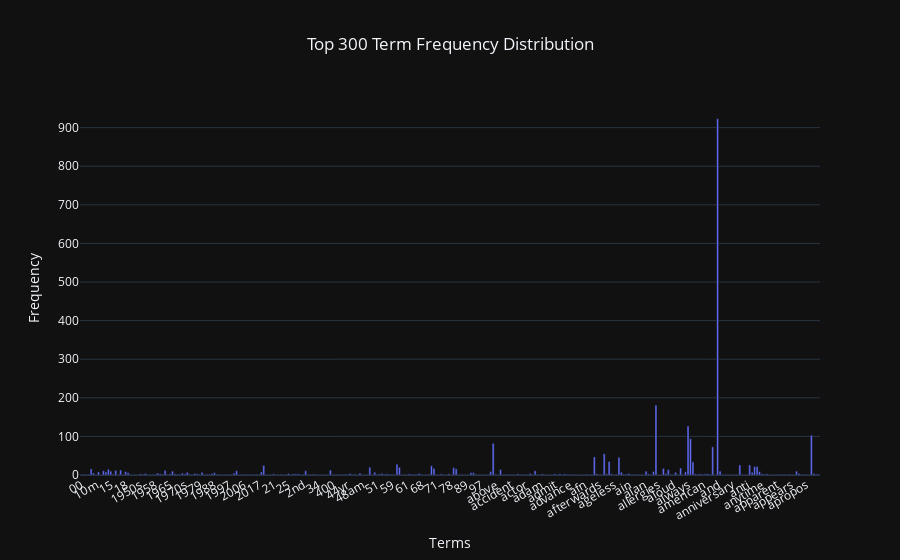

Notebook code for this chart:
### Markdown cell above
### >>> **Exercise 12 (take home):**
If you want a nicer interactive visualization here, I would encourage you try to install and use plotly to achieve this.

### Code cell
import plotly.express as px
import pandas as pd

# Get the top 300 terms from the count vectorizer
top_terms = count_vect.get_feature_names_out()[:300]

# Get the frequencies of the top 300 terms
top_frequencies = term_frequencies[:300]

# Create a DataFrame with top terms and their corresponding frequencies
freq_df = pd.DataFrame({'Top Terms': top_terms, 'Frequency Count': top_frequencies})

# Create a bar chart using Plotly Express
fig = px.bar(freq_df, 
             x='Top Terms', 
             y='Frequency Count', 
             title='Top 300 Term Frequency Distribution',
             labels={'Top Terms': 'Terms', 'Frequency Count': 'Frequency'})

# Update the layout of the chart
fig.update_layout(
    xaxis_tickangle=-30,   # Rotate x-axis labels for better readability
    template='plotly_dark',  # Use the 'plotly_dark' theme for styling
    title_x=0.5  # Center-align the title
)

# Display the bar chart
fig.show()

### Figure 1 — Plotly figure (JSON) as saved in the notebook; plotly's stock layout.template omitted (floating-point values rounded to 4 significant figures; data arrays with more than 128 entries replaced by an {"elided": "..."} marker saying what was removed)
{"data": [{"alignmentgroup": "True", "hovertemplate": "Terms=%{x}<br>Frequency=%{y}<extra></extra>", "legendgroup": "", "marker": {"color": "#636efa", "pattern": {"shape": ""}}, "name": "", "offsetgroup": "", "orientation": "v", "showlegend": false, "textposition": "auto", "type": "bar", "x": {"elided": "300 str values"}, "xaxis": "x", "y": {"elided": "300 int values"}, "yaxis": "y"}], "layout": {"barmode": "relative", "legend": {"tracegroupgap": 0}, "title": {"text": "Top 300 Term Frequency Distribution", "x": 0.5}, "xaxis": {"anchor": "y", "domain": [0, 1], "tickangle": -30, "title": {"text": "Terms"}}, "yaxis": {"anchor": "x", "domain": [0, 1], "title": {"text": "Frequency"}}}}
